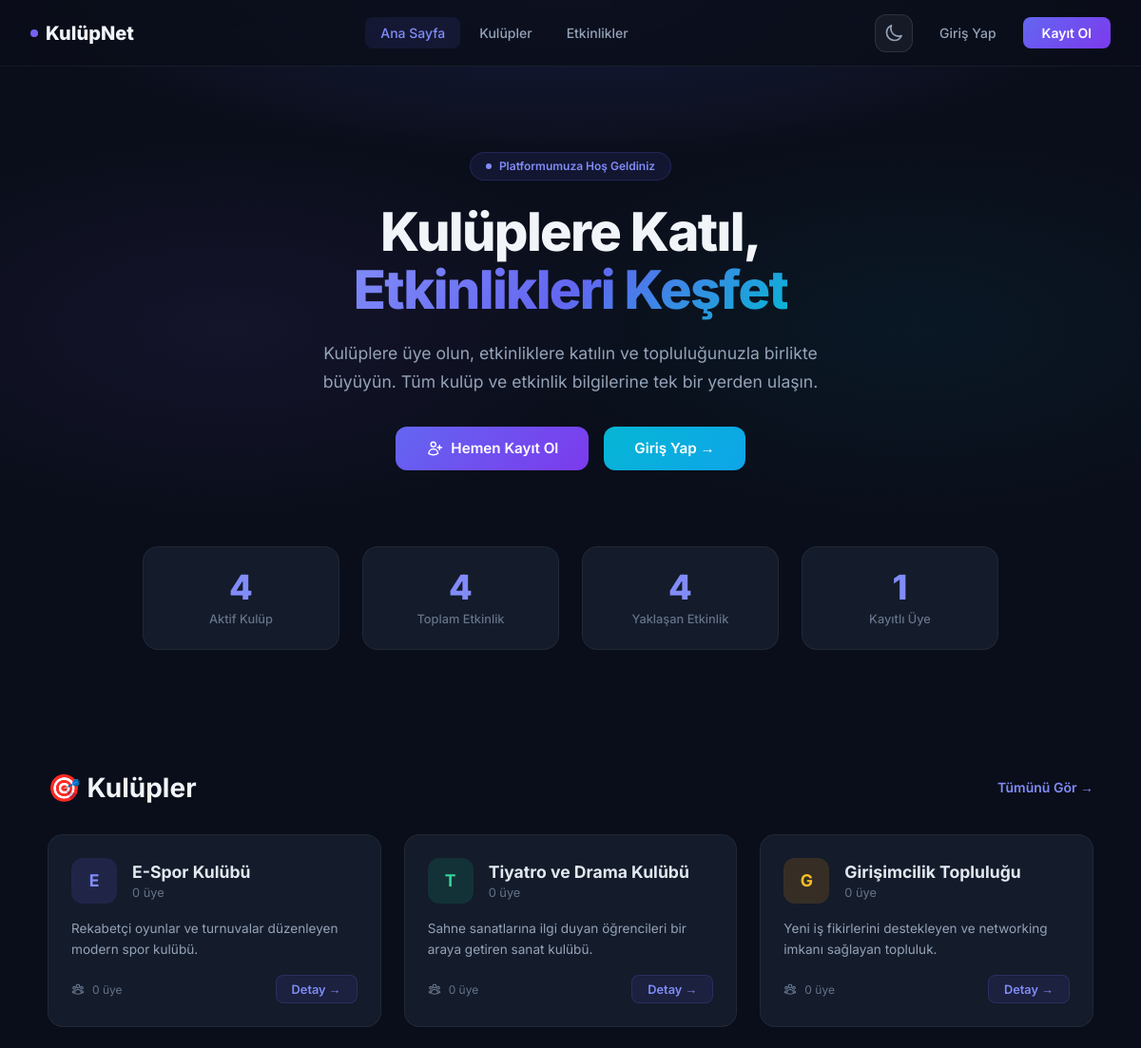
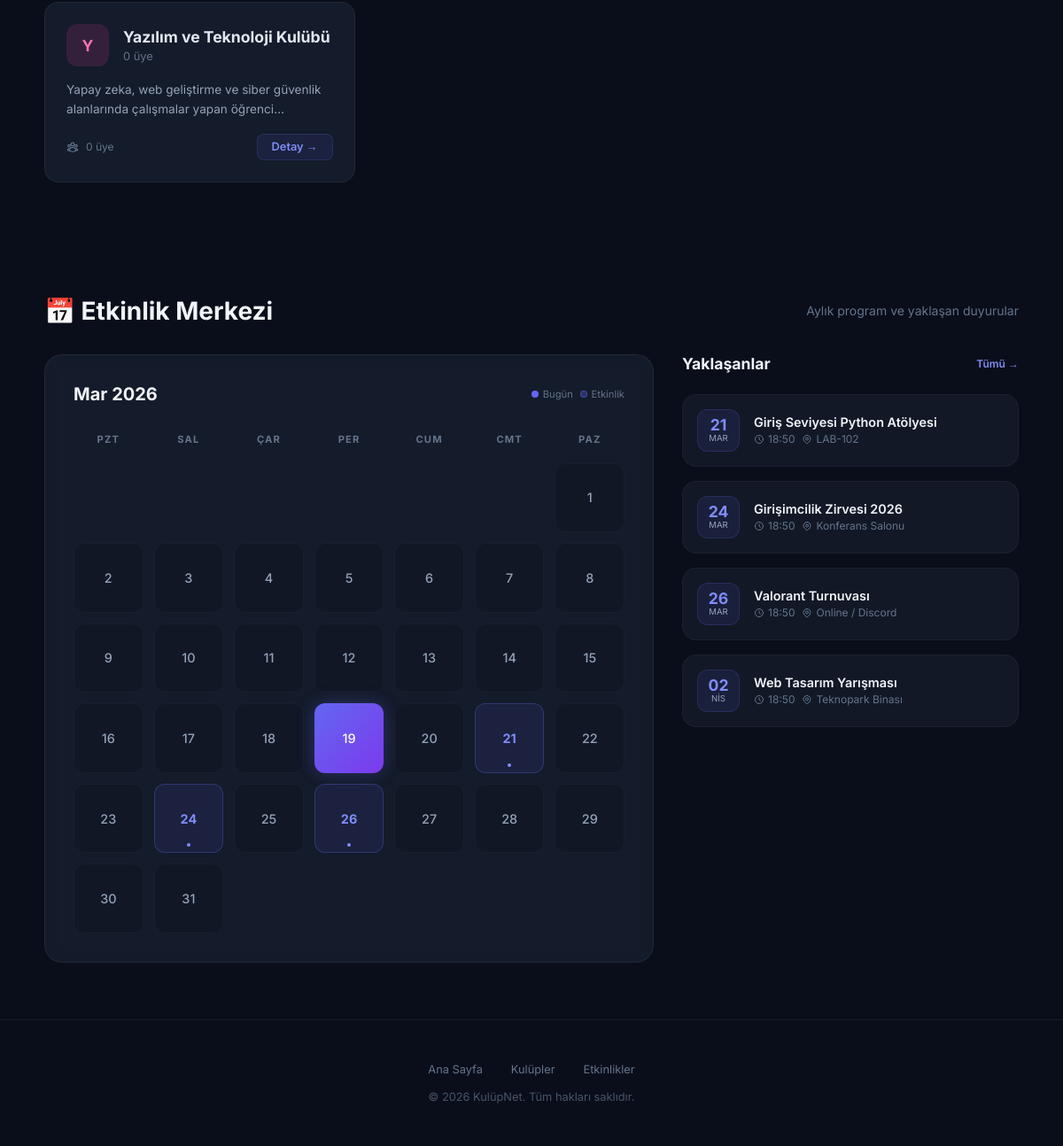
The page / on the database its author committed (2 pictures, top to bottom).
### tables this page shows
CREATE TABLE IF NOT EXISTS kulupler (
    id INT AUTO_INCREMENT PRIMARY KEY,
    ad VARCHAR(100) NOT NULL,
    aciklama TEXT
);

CREATE TABLE IF NOT EXISTS etkinlikler (
    id INT AUTO_INCREMENT PRIMARY KEY,
    kulup_id INT,
    baslik VARCHAR(200) NOT NULL,
    aciklama TEXT,
    tarih DATETIME NOT NULL,
    konum VARCHAR(200),
    kisi_siniri INT DEFAULT NULL,
    FOREIGN KEY (kulup_id) REFERENCES kulupler(id) ON DELETE SET NULL
);

### index.php (the view, shortened to what this page needs)
<?php
require_once 'config/veritabani.php';
$giris_yapildi = isset($_SESSION['kullanici_id']);
$kulup_sayisi = $db->query("SELECT COUNT(*) FROM kulupler")->fetchColumn();
$etkinlik_sayisi = $db->query("SELECT COUNT(*) FROM etkinlikler")->fetchColumn();
$aktif_etkinlik = $db->query("SELECT COUNT(*) FROM etkinlikler WHERE tarih >= NOW()")->fetchColumn();
$uye_sayisi = 0;
try {
    $uye_sayisi = $db->query("SELECT COUNT(*) FROM kullanicilar")->fetchColumn();
}
catch (Exception $e) {
}
$son_kulupler = $db->query("SELECT k.*, (SELECT COUNT(*) FROM kulup_uyelikleri WHERE kulup_id = k.id) as uye_sayisi FROM kulupler k ORDER BY k.id DESC LIMIT 6")->fetchAll();
$yaklasen = $db->query("SELECT e.*, k.ad as kulup_adi FROM etkinlikler e LEFT JOIN kulupler k ON e.kulup_id = k.id WHERE e.tarih >= NOW() ORDER BY e.tarih ASC LIMIT 5")->fetchAll();
$ay_baslap = date('Y-m-01');
$ay_bitis = date('Y-m-t');
$takvim_etkinlik_sorgu = $db->prepare("SELECT id, baslik, tarih, konum FROM etkinlikler WHERE tarih BETWEEN ? AND ? ORDER BY tarih ASC");
$takvim_etkinlik_sorgu->execute([$ay_baslap . ' 00:00:00', $ay_bitis . ' 23:59:59']);
$takvim_etkinlikler = $takvim_etkinlik_sorgu->fetchAll();
$etkinlik_gunleri = [];
foreach ($takvim_etkinlikler as $et) {
    $gun = (int)date('d', strtotime($et['tarih']));
    $etkinlik_gunleri[$gun][] = $et;
}
$bugun = (int)date('d');
$bu_ay = (int)date('m');
$bu_yil = (int)date('Y');
$toplam_gun = (int)date('t');
$aylar = ['Oca', 'Şub', 'Mar', 'Nis', 'May', 'Haz', 'Tem', 'Ağu', 'Eyl', 'Eki', 'Kas', 'Ara'];
$ilk_gun_hafta = (int)date('w', strtotime($ay_baslap));
if ($ilk_gun_hafta == 0)
    $ilk_gun_hafta = 7;
?>
<!DOCTYPE html>
<html lang="tr">
<head>
    <link rel="stylesheet" href="content/css/theme.css">
</head>
<body>
    <nav class="navbar">
        <a href="index.php" class="nav-brand">
            <span class="brand-dot"></span>
            KulüpNet
        </a>
        <div class="nav-links">
            <a href="index.php" class="active">Ana Sayfa</a>
            <a href="kulupler.php">Kulüpler</a>
            <a href="etkinlikler.php">Etkinlikler</a>
        </div>
        <div class="nav-auth">
            <?php include 'includes/theme_toggle.php'; ?>
            <?php if ($giris_yapildi): ?>
                <div class="user-menu">
                    <?php include 'includes/bildirim.php'; ?>
                    <a href="profil.php" class="user-avatar"><?php echo mb_strtoupper(mb_substr($_SESSION['kullanici_ad'], 0, 1)); ?></a>
                    <a href="profil.php" style="text-decoration:none;"><span class="user-menu-name"><?php echo htmlspecialchars($_SESSION['kullanici_ad']); ?></span></a>
                    <a href="ayarlar.php" class="btn-ghost" title="Ayarlar">
                        <svg xmlns="http://www.w3.org/2000/svg" fill="none" viewBox="0 0 24 24" stroke-width="2" stroke="currentColor" style="width:18px;height:18px;">
                            <path stroke-linecap="round" stroke-linejoin="round" d="M9.594 3.94c.09-.542.56-.94 1.11-.94h2.593c.55 0 1.02.398 1.11.94l.213 1.281c.063.374.313.686.645.87.074.04.147.083.22.127.325.196.72.257 1.075.124l1.217-.456a1.125 1.125 0 0 1 1.37.49l1.296 2.247a1.125 1.125 0 0 1-.26 1.431l-1.003.827c-.293.241-.438.613-.43.992a7.723 7.723 0 0 1 0 .255c-.008.378.137.75.43.991l1.004.827c.424.35.534.955.26 1.43l-1.298 2.247a1.125 1.125 0 0 1-1.369.491l-1.217-.456c-.355-.133-.75-.072-1.076.124a6.47 6.47 0 0 1-.22.128c-.331.183-.581.495-.644.869l-.213 1.281c-.09.543-.56.94-1.11.94h-2.594c-.55 0-1.019-.398-1.11-.94l-.213-1.281c-.062-.374-.312-.686-.644-.87a6.52 6.52 0 0 1-.22-.127c-.325-.196-.72-.257-1.076-.124l-1.217.456a1.125 1.125 0 0 1-1.369-.49l-1.297-2.247a1.125 1.125 0 0 1 .26-1.431l1.004-.827c.292-.24.437-.613.43-.991a6.932 6.932 0 0 1 0-.255c.007-.38-.138-.751-.43-.992l-1.004-.827a1.125 1.125 0 0 1-.26-1.43l1.297-2.247a1.125 1.125 0 0 1 1.37-.491l1.216.456c.356.133.751.072 1.076-.124.072-.044.146-.086.22-.128.332-.183.582-.495.644-.869l.214-1.28Z" />
                            <path stroke-linecap="round" stroke-linejoin="round" d="M15 12a3 3 0 1 1-6 0 3 3 0 0 1 6 0Z" />
                        </svg>
                    </a>
                    <a href="cikis.php" class="btn-ghost" title="Çıkış">
                        <svg xmlns="http://www.w3.org/2000/svg" fill="none" viewBox="0 0 24 24" stroke-width="2" stroke="currentColor" style="width:18px;height:18px;">
                            <path stroke-linecap="round" stroke-linejoin="round" d="M15.75 9V5.25A2.25 2.25 0 0 0 13.5 3h-6a2.25 2.25 0 0 0-2.25 2.25v13.5A2.25 2.25 0 0 0 7.5 21h6a2.25 2.25 0 0 0 2.25-2.25V15m3 0 3-3m0 0-3-3m3 3H9" />
                        </svg>
                    </a>
                </div>
            <?php
else: ?>
                <a href="giris.php" class="btn-ghost">Giriş Yap</a>
                <a href="kayit.php" class="btn-primary-nav">Kayıt Ol</a>
            <?php
endif; ?>
        </div>
    </nav>
    <section class="hero">
        <div class="hero-content">
            <div class="hero-badge">
                <span class="pulse-dot"></span>
                Platformumuza Hoş Geldiniz
            </div>
            <h1>Kulüplere Katıl,<br><span class="gradient-text">Etkinlikleri Keşfet</span></h1>
            <p>Kulüplere üye olun, etkinliklere katılın ve topluluğunuzla birlikte büyüyün. Tüm kulüp ve etkinlik bilgilerine tek bir yerden ulaşın.</p>
            <div class="hero-actions">
                <?php if ($giris_yapildi): ?>
                    <a href="kulupler.php" class="btn-hero primary">
                        <svg xmlns="http://www.w3.org/2000/svg" fill="none" viewBox="0 0 24 24" stroke-width="2" stroke="currentColor"><path stroke-linecap="round" stroke-linejoin="round" d="M18 18.72a9.094 9.094 0 0 0 3.741-.479 3 3 0 0 0-4.682-2.72m.94 3.198.001.031c0 .225-.012.447-.037.666A11.944 11.944 0 0 1 12 21c-2.17 0-4.207-.576-5.963-1.584A6.062 6.062 0 0 1 6 18.719m12 0a5.971 5.971 0 0 0-.941-3.197m0 0A5.995 5.995 0 0 0 12 12.75a5.995 5.995 0 0 0-5.058 2.772m0 0a3 3 0 0 0-4.681 2.72 8.986 8.986 0 0 0 3.74.477m.94-3.197a5.971 5.971 0 0 0-.94 3.197M15 6.75a3 3 0 1 1-6 0 3 3 0 0 1 6 0Zm6 3a2.25 2.25 0 1 1-4.5 0 2.25 2.25 0 0 1 4.5 0Zm-13.5 0a2.25 2.25 0 1 1-4.5 0 2.25 2.25 0 0 1 4.5 0Z" /></svg>
                        Kulüpleri Keşfet
                    </a>
                    <a href="etkinlikler.php" class="btn-hero secondary">
                        <svg xmlns="http://www.w3.org/2000/svg" fill="none" viewBox="0 0 24 24" stroke-width="2" stroke="currentColor"><path stroke-linecap="round" stroke-linejoin="round" d="M6.75 3v2.25M17.25 3v2.25M3 18.75V7.5a2.25 2.25 0 0 1 2.25-2.25h13.5A2.25 2.25 0 0 1 21 7.5v11.25m-18 0A2.25 2.25 0 0 0 5.25 21h13.5A2.25 2.25 0 0 0 21 18.75m-18 0v-7.5A2.25 2.25 0 0 1 5.25 9h13.5A2.25 2.25 0 0 1 21 11.25v7.5" /></svg>
                        Etkinlikleri Gör
                    </a>
                <?php
else: ?>
                    <a href="kayit.php" class="btn-hero primary">
                        Hemen Kayıt Ol
                    </a>
                    <a href="giris.php" class="btn-hero secondary">
                        Giriş Yap →
                    </a>
                <?php
endif; ?>
            </div>
        </div>
    </section>
    <section class="stats-section">
        <div class="stats-grid">
            <div class="stat-item">
                <div class="stat-value"><?php echo $kulup_sayisi; ?></div>
                <div class="stat-label">Aktif Kulüp</div>
            </div>
            <div class="stat-item">
                <div class="stat-value"><?php echo $etkinlik_sayisi; ?></div>
                <div class="stat-label">Toplam Etkinlik</div>
            </div>
            <div class="stat-item">
                <div class="stat-value"><?php echo $aktif_etkinlik; ?></div>
                <div class="stat-label">Yaklaşan Etkinlik</div>
            </div>
            <div class="stat-item">
                <div class="stat-value"><?php echo $uye_sayisi; ?></div>
                <div class="stat-label">Kayıtlı Üye</div>
            </div>
        </div>
    </section>
    <section class="section">
        <div class="section-header">
            <h2>🎯 Kulüpler</h2>
            <a href="kulupler.php">Tümünü Gör →</a>
        </div>
        <div class="cards-grid">
            <?php
$renkler = [
    ['bg' => 'rgba(99,102,241,0.15)', 'color' => '#818cf8'],
    ['bg' => 'rgba(16,185,129,0.15)', 'color' => '#34d399'],
    ['bg' => 'rgba(245,158,11,0.15)', 'color' => '#fbbf24'],
    ['bg' => 'rgba(236,72,153,0.15)', 'color' => '#f472b6'],
    ['bg' => 'rgba(59,130,246,0.15)', 'color' => '#60a5fa'],
    ['bg' => 'rgba(6,182,212,0.15)', 'color' => '#22d3ee'],
];
if (!empty($son_kulupler)):
    foreach ($son_kulupler as $i => $k):
        $renk = $renkler[$i % count($renkler)];
        $harf = mb_strtoupper(mb_substr($k['ad'], 0, 1));
?>
            <div class="card">
                <div class="card-top">
                    <div class="card-avatar" style="background: <?php echo $renk['bg']; ?>; color: <?php echo $renk['color']; ?>;"><?php echo $harf; ?></div>
                    <div>
                        <div class="card-title"><?php echo htmlspecialchars($k['ad']); ?></div>
                        <div class="card-subtitle"><?php echo $k['uye_sayisi']; ?> üye</div>
                    </div>
                </div>
                <div class="card-desc"><?php echo htmlspecialchars($k['aciklama'] ?? 'Açıklama bulunmuyor.'); ?></div>
                <div class="card-footer">
                    <div class="card-meta">
                        <?php echo $k['uye_sayisi']; ?> üye
                    </div>
                    <a href="kulup_detay.php?id=<?php echo $k['id']; ?>" class="card-btn">Detay →</a>
                </div>
            </div>
            <?php
    endforeach;
endif; ?>
        </div>
    </section>
    <section class="section">
        <div class="section-header">
            <h2>📅 Etkinlik Merkezi</h2>
            <p style="color: #64748b; font-size: 0.875rem;">Aylık program ve yaklaşan duyurular</p>
        </div>
        <div class="activities-container">
            <div class="calendar-card">
                <div class="calendar-header">
                    <h3><?php echo $aylar[$bu_ay - 1] . ' ' . $bu_yil; ?></h3>
                    <div style="display: flex; gap: 0.5rem;">
                        <span style="display: flex; align-items: center; gap: 0.3rem; font-size: 0.7rem; color: #64748b;">
                            <span style="width: 8px; height: 8px; border-radius: 50%; background: #6366f1;"></span> Bugün
                        </span>
                        <span style="display: flex; align-items: center; gap: 0.3rem; font-size: 0.7rem; color: #64748b;">
                            <span style="width: 8px; height: 8px; border-radius: 50%; background: rgba(99,102,241,0.3); border: 1px solid rgba(99,102,241,0.5);"></span> Etkinlik
                        </span>
                    </div>
                </div>
                <div class="calendar-grid">
                    <?php
$gun_isimleri = ['Pzt', 'Sal', 'Çar', 'Per', 'Cum', 'Cmt', 'Paz'];
foreach ($gun_isimleri as $gi)
    echo "<div class='calendar-day-label'>$gi</div>";
for ($i = 1; $i < $ilk_gun_hafta; $i++)
    echo "<div class='calendar-day empty'></div>";
for ($d = 1; $d <= $toplam_gun; $d++):
    $is_today = ($d == $bugun);
    $has_events = isset($etkinlik_gunleri[$d]);
    $class = "calendar-day";
    if ($is_today)
        $class .= " today";
    if ($has_events)
        $class .= " has-event";
    $tooltip = "";
    if ($has_events) {
        $titles = array_map(function ($e) {
            return htmlspecialchars($e['baslik']); }, $etkinlik_gunleri[$d]);
        $tooltip = 'title="' . implode(' | ', $titles) . '"';
    }
?>
                        <div class="<?php echo $class; ?>" <?php echo $tooltip; ?>>
                            <?php echo $d; ?>
                            <?php if ($has_events): ?>
                                <div class="event-dot-group">
                                    <?php foreach ($etkinlik_gunleri[$d] as $index => $et)
            if ($index < 3)
                echo '<span class="event-dot"></span>'; ?>
                                </div>
                            <?php
    endif; ?>
                        </div>
                    <?php
endfor; ?>
                </div>
            </div>
            <div class="upcoming-panel">
                <div style="display:flex; justify-content:space-between; align-items:center; margin-bottom:0.5rem;">
                    <h3 style="font-size: 1.1rem; font-weight: 700;">Yaklaşanlar</h3>
                    <a href="etkinlikler.php" style="font-size: 0.75rem; color: #818cf8; text-decoration: none; font-weight: 600;">Tümü →</a>
                </div>
                <?php if (!empty($yaklasen)):
    foreach ($yaklasen as $e):
        $ts = strtotime($e['tarih']);
        $gun = date('d', $ts);
        $ay = $aylar[(int)date('n', $ts) - 1];
?>
                <a href="etkinlikler.php" class="compact-event-card">
                    <div class="mini-date">
                        <span class="d"><?php echo $gun; ?></span>
                        <span class="m"><?php echo $ay; ?></span>
                    </div>
                    <div class="event-main-info">
                        <h4><?php echo htmlspecialchars($e['baslik']); ?></h4>
                        <div class="event-main-meta">
                            <span>
                                <svg style="width:12px; height:12px;" fill="none" stroke="currentColor" viewBox="0 0 24 24"><path d="M12 8v4l3 3m6-3a9 9 0 11-18 0 9 9 0 0118 0z" stroke-width="2" stroke-linecap="round" stroke-linejoin="round"/></svg>
                                <?php echo date('H:i', $ts); ?>
                            </span>
                            <span>
                                <?php echo htmlspecialchars($e['konum'] ?? 'Kayıtlı Değil'); ?>
                            </span>
                        </div>
                    </div>
                </a>
                <?php
    endforeach;
else: ?>
                    <div style="padding: 2rem; text-align: center; color: #475569; background: rgba(0,0,0,0.15); border-radius: 1rem; border: 1px dashed rgba(255,255,255,0.05);">
                        <p style="font-size: 0.85rem;">Yakın zamanda etkinlik bulunmuyor.</p>
                    </div>
                <?php
endif; ?>
            </div>
        </div>
    </section>
    <footer class="site-footer">
        <div class="footer-links">
            <a href="index.php">Ana Sayfa</a>
            <a href="kulupler.php">Kulüpler</a>
            <a href="etkinlikler.php">Etkinlikler</a>
        </div>
        <p>&copy; 2026 KulüpNet. Tüm hakları saklıdır.</p>
    </footer>
</body>
</html>

### includes/theme_toggle.php (shortened to what this page needs)
<button class="theme-toggle" id="themeToggle" title="Tema Değiştir">
</button>

### content/css/theme.css (style rules this page uses)
.theme-toggle { width: 40px; height: 40px; border-radius: 0.75rem; border: 1px solid rgba(255,255,255,0.1); background: rgba(255,255,255,0.05); color: #94a3b8; cursor: pointer; display: flex; align-items: center; justify-content: center; transition: all 0.3s; position: relative; overflow: hidden; }
.theme-toggle svg { width: 20px; height: 20px; transition: all 0.4s cubic-bezier(0.4, 0, 0.2, 1); }
.theme-toggle .icon-moon { display: block; }
body, .navbar, .card, .event-card, .meeting-card, .club-card, .section-card, .form-card, .stat-item, .calendar-card, .compact-event-card, .site-footer, .search-input, .event-modal, .modal-header, .modal-event-item, .theme-toggle, .page-btn, .page-link, .profile-header, .settings-section, .tabs, .detail-card, .announcement-card, .login-prompt, .list-item { transition: background-color 0.3s ease, color 0.3s ease, border-color 0.3s ease, box-shadow 0.3s ease; }

### rows shown on the page
kulupler: ad "E", ad "E-Spor Kulübü", uye_sayisi "0", aciklama "Rekabetçi oyunlar ve turnuvalar düzenleyen modern spor kulübü."
kulupler: ad "T", ad "Tiyatro ve Drama Kulübü", uye_sayisi "0", aciklama "Sahne sanatlarına ilgi duyan öğrencileri bir araya getiren sanat kulübü."
kulupler: ad "G", ad "Girişimcilik Topluluğu", uye_sayisi "0", aciklama "Yeni iş fikirlerini destekleyen ve networking imkanı sağlayan topluluk."
kulupler: ad "Y", ad "Yazılım ve Teknoloji Kulübü", uye_sayisi "0", aciklama "Yapay zeka, web geliştirme ve siber güvenlik alanlarında çalışmalar yapan…"
etkinlikler: tarih "21", tarih "MAR", baslik "Giriş Seviyesi Python Atölyesi", tarih "18:50", konum "LAB-102"
etkinlikler: tarih "24", tarih "MAR", baslik "Girişimcilik Zirvesi 2026", tarih "18:50", konum "Konferans Salonu"
etkinlikler: tarih "26", tarih "MAR", baslik "Valorant Turnuvası", tarih "18:50", konum "Online / Discord"
etkinlikler: tarih "02", tarih "NIS", baslik "Web Tasarım Yarışması", tarih "18:50", konum "Teknopark Binası"

### other values the page prints
$kulup_sayisi "4"
$etkinlik_sayisi "4"
$aktif_etkinlik "4"
$uye_sayisi "1"
$gi "PZT"
$gi "SAL"
$gi "ÇAR"
$gi "PER"
$gi "CUM"
$gi "CMT"
$gi "PAZ"
